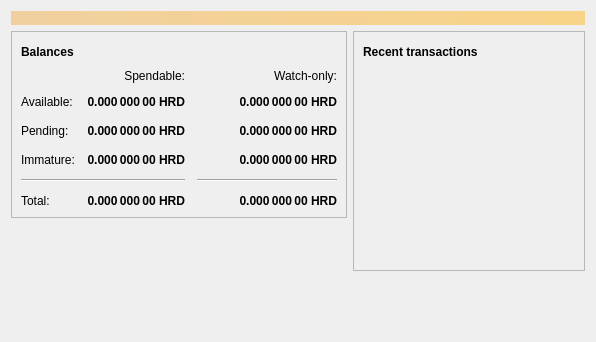
<?xml version="1.0" encoding="UTF-8"?>
<ui version="4.0">
 <class>OverviewPage</class>
 <widget class="QWidget" name="OverviewPage">
  <property name="geometry">
   <rect>
    <x>0</x>
    <y>0</y>
    <width>596</width>
    <height>342</height>
   </rect>
  </property>
  <property name="windowTitle">
   <string>Form</string>
  </property>
  <layout class="QVBoxLayout" name="topLayout">
   <item>
    <widget class="QLabel" name="labelAlerts">
     <property name="visible">
      <bool>false</bool>
     </property>
     <property name="styleSheet">
      <string notr="true">QLabel { background-color: qlineargradient(x1: 0, y1: 0, x2: 1, y2: 0, stop:0 #F0D0A0, stop:1 #F8D488); color:#000000; }</string>
     </property>
     <property name="wordWrap">
      <bool>true</bool>
     </property>
     <property name="margin">
      <number>3</number>
     </property>
     <property name="textInteractionFlags">
      <set>Qt::TextSelectableByMouse</set>
     </property>
    </widget>
   </item>
   <item>
    <layout class="QHBoxLayout" name="horizontalLayout" stretch="1,1">
     <item>
      <layout class="QVBoxLayout" name="verticalLayout_2">
       <item>
        <widget class="QFrame" name="frame">
         <property name="frameShape">
          <enum>QFrame::StyledPanel</enum>
         </property>
         <property name="frameShadow">
          <enum>QFrame::Raised</enum>
         </property>
         <layout class="QVBoxLayout" name="verticalLayout_4">
          <item>
           <layout class="QHBoxLayout" name="horizontalLayout_4">
            <item>
             <widget class="QLabel" name="label_5">
              <property name="font">
               <font>
                <weight>75</weight>
                <bold>true</bold>
               </font>
              </property>
              <property name="text">
               <string>Balances</string>
              </property>
             </widget>
            </item>
            <item>
             <widget class="QPushButton" name="labelWalletStatus">
              <property name="enabled">
               <bool>true</bool>
              </property>
              <property name="maximumSize">
               <size>
                <width>30</width>
                <height>16777215</height>
               </size>
              </property>
              <property name="toolTip">
               <string>The displayed information may be out of date. Your wallet automatically synchronizes with the Hardcoin network after a connection is established, but this process has not completed yet.</string>
              </property>
              <property name="text">
               <string/>
              </property>
              <property name="icon">
               <iconset resource="../bitcoin.qrc">
                <normaloff>:/icons/warning</normaloff>
                <disabledoff>:/icons/warning</disabledoff>:/icons/warning</iconset>
              </property>
              <property name="iconSize">
               <size>
                <width>24</width>
                <height>24</height>
               </size>
              </property>
              <property name="flat">
               <bool>true</bool>
              </property>
             </widget>
            </item>
            <item>
             <spacer name="horizontalSpacer_3">
              <property name="orientation">
               <enum>Qt::Horizontal</enum>
              </property>
              <property name="sizeHint" stdset="0">
               <size>
                <width>40</width>
                <height>20</height>
               </size>
              </property>
             </spacer>
            </item>
           </layout>
          </item>
          <item>
           <layout class="QGridLayout" name="gridLayout">
            <property name="spacing">
             <number>12</number>
            </property>
            <item row="2" column="2">
             <widget class="QLabel" name="labelWatchPending">
              <property name="font">
               <font>
                <weight>75</weight>
                <bold>true</bold>
               </font>
              </property>
              <property name="cursor">
               <cursorShape>IBeamCursor</cursorShape>
              </property>
              <property name="toolTip">
               <string>Unconfirmed transactions to watch-only addresses</string>
              </property>
              <property name="text">
               <string notr="true">0.000 000 00 HRD</string>
              </property>
              <property name="alignment">
               <set>Qt::AlignRight|Qt::AlignTrailing|Qt::AlignVCenter</set>
              </property>
              <property name="textInteractionFlags">
               <set>Qt::LinksAccessibleByMouse|Qt::TextSelectableByKeyboard|Qt::TextSelectableByMouse</set>
              </property>
             </widget>
            </item>
            <item row="2" column="1">
             <widget class="QLabel" name="labelUnconfirmed">
              <property name="font">
               <font>
                <weight>75</weight>
                <bold>true</bold>
               </font>
              </property>
              <property name="cursor">
               <cursorShape>IBeamCursor</cursorShape>
              </property>
              <property name="toolTip">
               <string>Total of transactions that have yet to be confirmed, and do not yet count toward the spendable balance</string>
              </property>
              <property name="text">
               <string notr="true">0.000 000 00 HRD</string>
              </property>
              <property name="alignment">
               <set>Qt::AlignRight|Qt::AlignTrailing|Qt::AlignVCenter</set>
              </property>
              <property name="textInteractionFlags">
               <set>Qt::LinksAccessibleByMouse|Qt::TextSelectableByKeyboard|Qt::TextSelectableByMouse</set>
              </property>
             </widget>
            </item>
            <item row="3" column="2">
             <widget class="QLabel" name="labelWatchImmature">
              <property name="font">
               <font>
                <weight>75</weight>
                <bold>true</bold>
               </font>
              </property>
              <property name="cursor">
               <cursorShape>IBeamCursor</cursorShape>
              </property>
              <property name="toolTip">
               <string>Mined balance in watch-only addresses that has not yet matured</string>
              </property>
              <property name="text">
               <string notr="true">0.000 000 00 HRD</string>
              </property>
              <property name="alignment">
               <set>Qt::AlignRight|Qt::AlignTrailing|Qt::AlignVCenter</set>
              </property>
              <property name="textInteractionFlags">
               <set>Qt::LinksAccessibleByMouse|Qt::TextSelectableByKeyboard|Qt::TextSelectableByMouse</set>
              </property>
             </widget>
            </item>
            <item row="4" column="0" colspan="2">
             <widget class="Line" name="line">
              <property name="orientation">
               <enum>Qt::Horizontal</enum>
              </property>
             </widget>
            </item>
            <item row="4" column="2">
             <widget class="Line" name="lineWatchBalance">
              <property name="sizePolicy">
               <sizepolicy hsizetype="Preferred" vsizetype="Fixed">
                <horstretch>0</horstretch>
                <verstretch>0</verstretch>
               </sizepolicy>
              </property>
              <property name="minimumSize">
               <size>
                <width>140</width>
                <height>0</height>
               </size>
              </property>
              <property name="orientation">
               <enum>Qt::Horizontal</enum>
              </property>
             </widget>
            </item>
            <item row="5" column="0">
             <widget class="QLabel" name="labelTotalText">
              <property name="text">
               <string>Total:</string>
              </property>
             </widget>
            </item>
            <item row="3" column="1">
             <widget class="QLabel" name="labelImmature">
              <property name="font">
               <font>
                <weight>75</weight>
                <bold>true</bold>
               </font>
              </property>
              <property name="cursor">
               <cursorShape>IBeamCursor</cursorShape>
              </property>
              <property name="toolTip">
               <string>Mined balance that has not yet matured</string>
              </property>
              <property name="text">
               <string notr="true">0.000 000 00 HRD</string>
              </property>
              <property name="alignment">
               <set>Qt::AlignRight|Qt::AlignTrailing|Qt::AlignVCenter</set>
              </property>
              <property name="textInteractionFlags">
               <set>Qt::LinksAccessibleByMouse|Qt::TextSelectableByKeyboard|Qt::TextSelectableByMouse</set>
              </property>
             </widget>
            </item>
            <item row="2" column="3">
             <spacer name="horizontalSpacer_2">
              <property name="orientation">
               <enum>Qt::Horizontal</enum>
              </property>
              <property name="sizeHint" stdset="0">
               <size>
                <width>40</width>
                <height>20</height>
               </size>
              </property>
             </spacer>
            </item>
            <item row="3" column="0">
             <widget class="QLabel" name="labelImmatureText">
              <property name="text">
               <string>Immature:</string>
              </property>
             </widget>
            </item>
            <item row="5" column="1">
             <widget class="QLabel" name="labelTotal">
              <property name="font">
               <font>
                <weight>75</weight>
                <bold>true</bold>
               </font>
              </property>
              <property name="cursor">
               <cursorShape>IBeamCursor</cursorShape>
              </property>
              <property name="toolTip">
               <string>Your current total balance</string>
              </property>
              <property name="text">
               <string notr="true">0.000 000 00 HRD</string>
              </property>
              <property name="alignment">
               <set>Qt::AlignRight|Qt::AlignTrailing|Qt::AlignVCenter</set>
              </property>
              <property name="textInteractionFlags">
               <set>Qt::LinksAccessibleByMouse|Qt::TextSelectableByKeyboard|Qt::TextSelectableByMouse</set>
              </property>
             </widget>
            </item>
            <item row="5" column="2">
             <widget class="QLabel" name="labelWatchTotal">
              <property name="font">
               <font>
                <weight>75</weight>
                <bold>true</bold>
               </font>
              </property>
              <property name="cursor">
               <cursorShape>IBeamCursor</cursorShape>
              </property>
              <property name="toolTip">
               <string>Current total balance in watch-only addresses</string>
              </property>
              <property name="text">
               <string notr="true">0.000 000 00 HRD</string>
              </property>
              <property name="alignment">
               <set>Qt::AlignRight|Qt::AlignTrailing|Qt::AlignVCenter</set>
              </property>
              <property name="textInteractionFlags">
               <set>Qt::LinksAccessibleByMouse|Qt::TextSelectableByKeyboard|Qt::TextSelectableByMouse</set>
              </property>
             </widget>
            </item>
            <item row="0" column="2">
             <widget class="QLabel" name="labelWatchonly">
              <property name="text">
               <string>Watch-only:</string>
              </property>
              <property name="alignment">
               <set>Qt::AlignRight|Qt::AlignTrailing|Qt::AlignVCenter</set>
              </property>
             </widget>
            </item>
            <item row="1" column="0">
             <widget class="QLabel" name="labelBalanceText">
              <property name="text">
               <string>Available:</string>
              </property>
             </widget>
            </item>
            <item row="1" column="1">
             <widget class="QLabel" name="labelBalance">
              <property name="font">
               <font>
                <weight>75</weight>
                <bold>true</bold>
               </font>
              </property>
              <property name="cursor">
               <cursorShape>IBeamCursor</cursorShape>
              </property>
              <property name="toolTip">
               <string>Your current spendable balance</string>
              </property>
              <property name="text">
               <string notr="true">0.000 000 00 HRD</string>
              </property>
              <property name="alignment">
               <set>Qt::AlignRight|Qt::AlignTrailing|Qt::AlignVCenter</set>
              </property>
              <property name="textInteractionFlags">
               <set>Qt::LinksAccessibleByMouse|Qt::TextSelectableByKeyboard|Qt::TextSelectableByMouse</set>
              </property>
             </widget>
            </item>
            <item row="1" column="2">
             <widget class="QLabel" name="labelWatchAvailable">
              <property name="font">
               <font>
                <weight>75</weight>
                <bold>true</bold>
               </font>
              </property>
              <property name="cursor">
               <cursorShape>IBeamCursor</cursorShape>
              </property>
              <property name="toolTip">
               <string>Your current balance in watch-only addresses</string>
              </property>
              <property name="text">
               <string notr="true">0.000 000 00 HRD</string>
              </property>
              <property name="alignment">
               <set>Qt::AlignRight|Qt::AlignTrailing|Qt::AlignVCenter</set>
              </property>
              <property name="textInteractionFlags">
               <set>Qt::LinksAccessibleByMouse|Qt::TextSelectableByKeyboard|Qt::TextSelectableByMouse</set>
              </property>
             </widget>
            </item>
            <item row="2" column="0">
             <widget class="QLabel" name="labelPendingText">
              <property name="text">
               <string>Pending:</string>
              </property>
             </widget>
            </item>
            <item row="0" column="1">
             <widget class="QLabel" name="labelSpendable">
              <property name="text">
               <string>Spendable:</string>
              </property>
              <property name="alignment">
               <set>Qt::AlignRight|Qt::AlignTrailing|Qt::AlignVCenter</set>
              </property>
             </widget>
            </item>
           </layout>
          </item>
         </layout>
        </widget>
       </item>
       <item>
        <spacer name="verticalSpacer">
         <property name="orientation">
          <enum>Qt::Vertical</enum>
         </property>
         <property name="sizeHint" stdset="0">
          <size>
           <width>20</width>
           <height>40</height>
          </size>
         </property>
        </spacer>
       </item>
      </layout>
     </item>
     <item>
      <layout class="QVBoxLayout" name="verticalLayout_3">
       <item>
        <widget class="QFrame" name="frame_2">
         <property name="frameShape">
          <enum>QFrame::StyledPanel</enum>
         </property>
         <property name="frameShadow">
          <enum>QFrame::Raised</enum>
         </property>
         <layout class="QVBoxLayout" name="verticalLayout">
          <item>
           <layout class="QHBoxLayout" name="horizontalLayout_2">
            <item>
             <widget class="QLabel" name="label_4">
              <property name="font">
               <font>
                <weight>75</weight>
                <bold>true</bold>
               </font>
              </property>
              <property name="text">
               <string>Recent transactions</string>
              </property>
             </widget>
            </item>
            <item>
             <widget class="QPushButton" name="labelTransactionsStatus">
              <property name="enabled">
               <bool>true</bool>
              </property>
              <property name="maximumSize">
               <size>
                <width>30</width>
                <height>16777215</height>
               </size>
              </property>
              <property name="toolTip">
               <string>The displayed information may be out of date. Your wallet automatically synchronizes with the Hardcoin network after a connection is established, but this process has not completed yet.</string>
              </property>
              <property name="text">
               <string/>
              </property>
              <property name="icon">
               <iconset resource="../bitcoin.qrc">
                <normaloff>:/icons/warning</normaloff>
                <disabledoff>:/icons/warning</disabledoff>:/icons/warning</iconset>
              </property>
              <property name="iconSize">
               <size>
                <width>24</width>
                <height>24</height>
               </size>
              </property>
              <property name="flat">
               <bool>true</bool>
              </property>
             </widget>
            </item>
            <item>
             <spacer name="horizontalSpacer">
              <property name="orientation">
               <enum>Qt::Horizontal</enum>
              </property>
              <property name="sizeHint" stdset="0">
               <size>
                <width>40</width>
                <height>20</height>
               </size>
              </property>
             </spacer>
            </item>
           </layout>
          </item>
          <item>
           <widget class="QListView" name="listTransactions">
            <property name="styleSheet">
             <string notr="true">QListView { background: transparent; }</string>
            </property>
            <property name="frameShape">
             <enum>QFrame::NoFrame</enum>
            </property>
            <property name="verticalScrollBarPolicy">
             <enum>Qt::ScrollBarAlwaysOff</enum>
            </property>
            <property name="horizontalScrollBarPolicy">
             <enum>Qt::ScrollBarAlwaysOff</enum>
            </property>
            <property name="selectionMode">
             <enum>QAbstractItemView::NoSelection</enum>
            </property>
           </widget>
          </item>
         </layout>
        </widget>
       </item>
       <item>
        <spacer name="verticalSpacer_2">
         <property name="orientation">
          <enum>Qt::Vertical</enum>
         </property>
         <property name="sizeHint" stdset="0">
          <size>
           <width>20</width>
           <height>40</height>
          </size>
         </property>
        </spacer>
       </item>
      </layout>
     </item>
    </layout>
   </item>
  </layout>
 </widget>
 <resources/>
 <connections/>
</ui>
